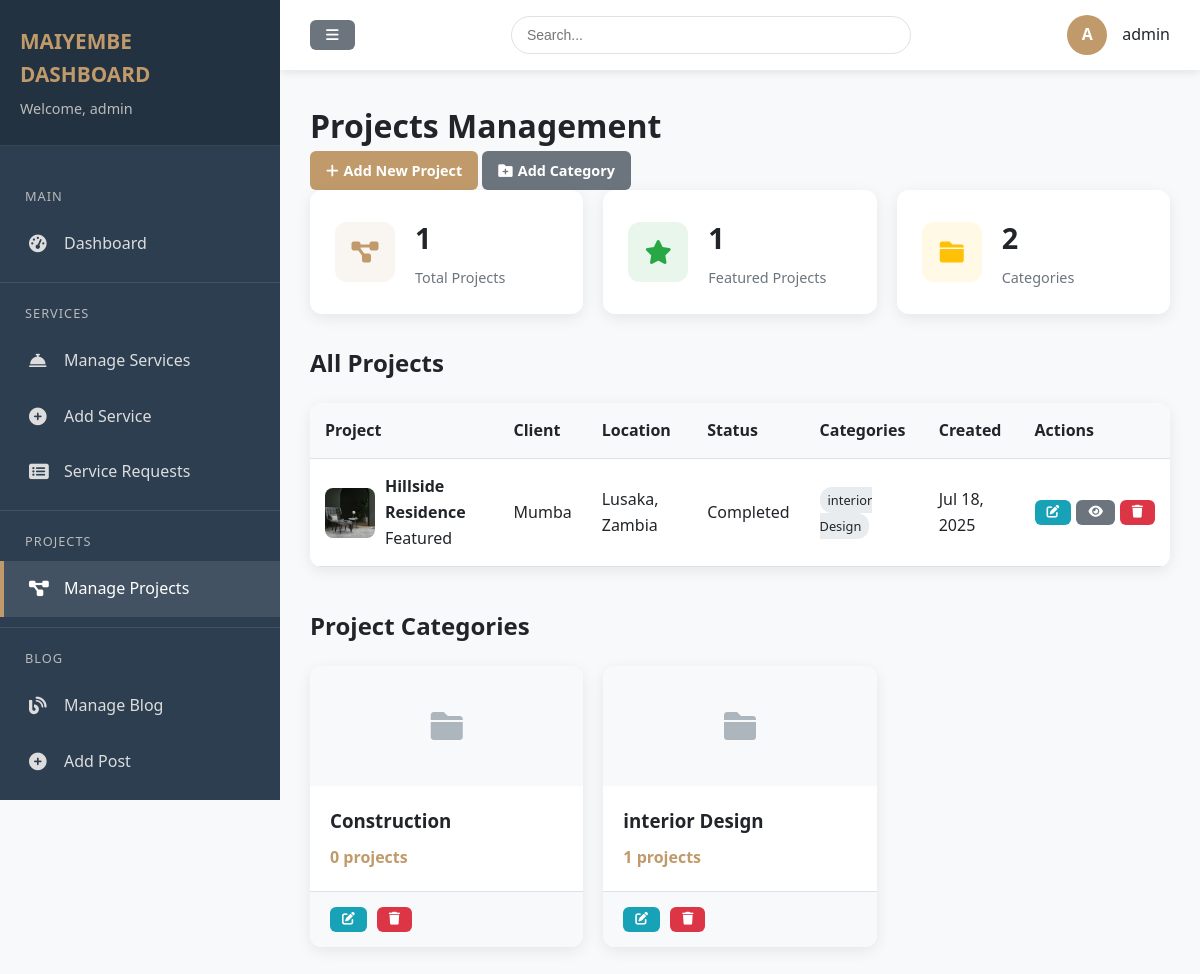
/projects/dashboard/ (signed in), run on an earlier commit of the app's database.
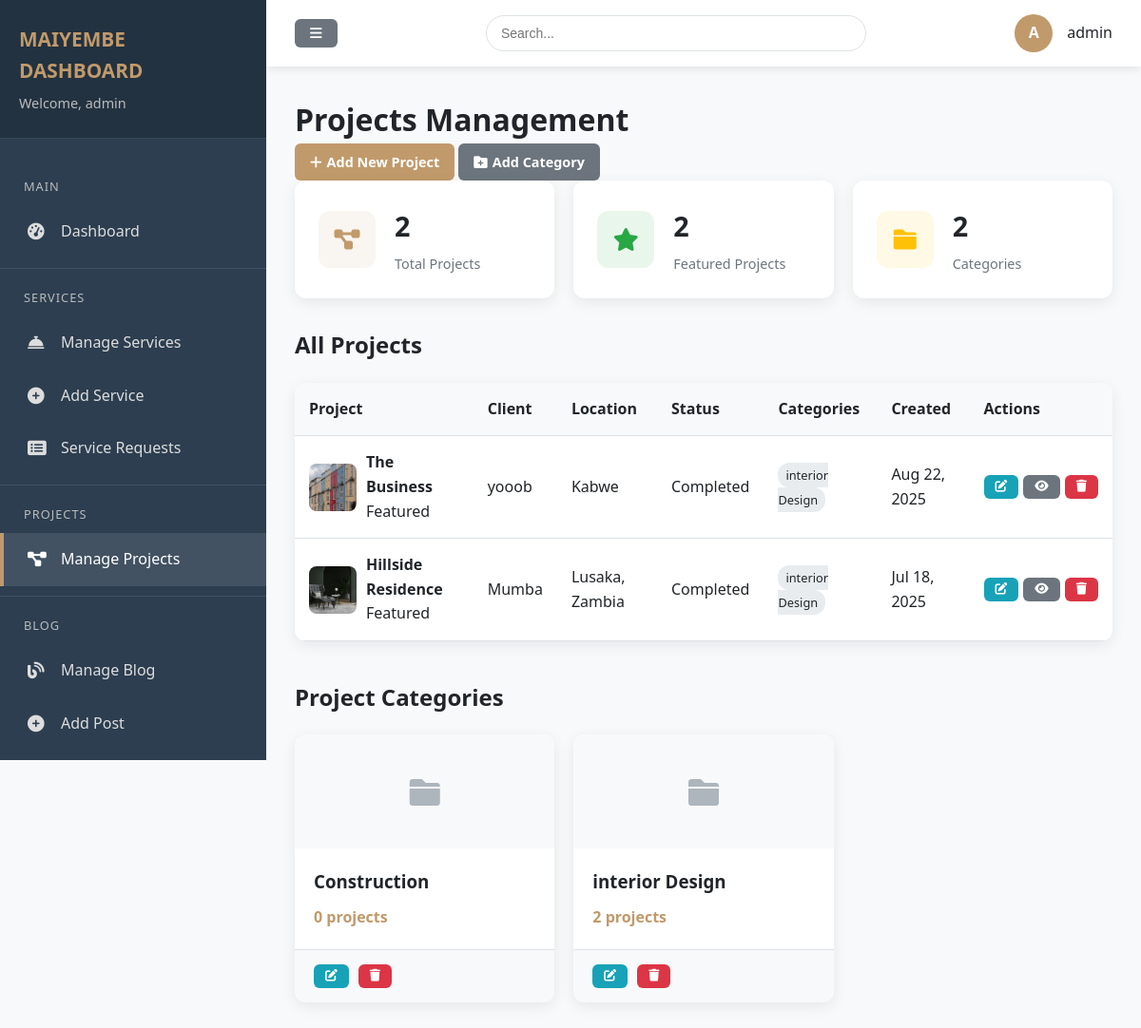
And on a later commit of the database.
### projects/models.py (models this page shows, shortened)
class Project(models.Model):
    PROJECT_STATUS = (
        ('completed', 'Completed'),
        ('ongoing', 'Ongoing'),
        ('upcoming', 'Upcoming'),
    )
    title = models.CharField(max_length=200)
    slug = models.SlugField(unique=True, blank=True)
    description = models.TextField()
    client = models.CharField(max_length=100)
    location = models.CharField(max_length=100)
    completion_date = models.DateField()
    project_duration = models.CharField(max_length=50, blank=True)
    budget = models.DecimalField(max_digits=12, decimal_places=2, blank=True, null=True)
    size = models.CharField(max_length=100, blank=True)
    featured_image = models.ImageField(upload_to='projects/')
    is_featured = models.BooleanField(default=False)
    status = models.CharField(max_length=20, choices=PROJECT_STATUS, default='completed')
    categories = models.ManyToManyField(ProjectCategory, related_name='projects')
    created_at = models.DateTimeField(auto_now_add=True)
    updated_at = models.DateTimeField(auto_now=True)
    views = models.PositiveIntegerField(default=0)
    created_by = models.ForeignKey(User, on_delete=models.SET_NULL, null=True, related_name='created_projects')
    last_updated_by = models.ForeignKey(User, on_delete=models.SET_NULL, null=True, related_name='updated_projects')
    meta_title = models.CharField(max_length=200, blank=True)
    meta_description = models.TextField(blank=True)

class ProjectCategory(models.Model):
    name = models.CharField(max_length=100)
    slug = models.SlugField(unique=True, blank=True)
    description = models.TextField(blank=True)
    image = models.ImageField(upload_to='project_categories/', blank=True, null=True)
    order = models.IntegerField(default=0)
    class Meta:
        verbose_name_plural = 'Project Categories'
        ordering = ['order', 'name']

### projects/views.py (the view)
# urls.py: path('dashboard/', ProjectDashboardView.as_view(), name='project_dashboard'),
class ProjectDashboardView(LoginRequiredMixin, ListView):
    model = Project
    template_name = 'projects/project_dashboard.html'
    context_object_name = 'projects'
    paginate_by = 10
    def get_queryset(self):
        return Project.objects.all().order_by('-created_at')
    def get_context_data(self, **kwargs):
        context = super().get_context_data(**kwargs)
        context['categories'] = ProjectCategory.objects.all()
        context['total_projects'] = Project.objects.count()
        context['featured_projects'] = Project.objects.filter(is_featured=True).count()
        return context

### blog/context_processors.py (called while the page is built)
def blog_context(request):
    if request.user.is_authenticated:
        pending_comments = Comment.objects.filter(is_approved=False).count()
    else:
        pending_comments = 0
    return {
        'comment_count': pending_comments,
    }

### core/context_processors.py (called while the page is built)
def core_context(request):
    if request.user.is_authenticated:
        new_messages_count = ContactMessage.objects.filter(is_read='False').count()
    else:
        new_messages_count = 0
    return {
        'new_messages_count': new_messages_count,
    }

### templates/projects/project_dashboard.html (shortened to what the changed rows need)
{% extends 'dashboard/base.html' %}
{% block dashboard_content %}
<div class="dashboard-header">
    <h1>Projects Management</h1>
</div>
<div class="stats-grid">
    <div class="stat-card">
        <div class="stat-content">
            <h3>{{ total_projects }}</h3>
            <p>Total Projects</p>
        </div>
    </div>
    <div class="stat-card">
        <div class="stat-content">
            <h3>{{ featured_projects }}</h3>
            <p>Featured Projects</p>
        </div>
    </div>
</div>
<div class="projects-section">
    <h2 style="margin-bottom: 20px;">All Projects</h2>
    {% if projects %}
    <div class="table-responsive">
        <table class="data-table">
            <thead>
                <tr>
                    <th>Project</th>
                    <th>Client</th>
                    <th>Location</th>
                    <th>Status</th>
                    <th>Categories</th>
                    <th>Created</th>
                    <th>Actions</th>
                </tr>
            </thead>
            <tbody>
                {% for project in projects %}
                <tr>
                    <td>
                        <div class="project-info">
                            {% if project.featured_image %}
                            <img src="{{ project.featured_image.url }}" alt="{{ project.title }}" class="project-thumb">
                            {% endif %}
                            <div>
                                <strong>{{ project.title }}</strong>
                                {% if project.is_featured %}
                                <span class="badge badge-primary">Featured</span>
                                {% endif %}
                            </div>
                        </div>
                    </td>
                    <td>{{ project.client }}</td>
                    <td>{{ project.location }}</td>
                    <td>
                        <span class="badge {% if project.status == 'completed' %}badge-success{% elif project.status == 'ongoing' %}badge-warning{% else %}badge-info{% endif %}">
                            {{ project.get_status_display }}
                        </span>
                    </td>
                    <td>
                        {% for category in project.categories.all|slice:":2" %}
                        <span class="category-tag">{{ category.name }}</span>
                        {% endfor %}
                    </td>
                    <td>{{ project.created_at|date:"M d, Y" }}</td>
                    <td>
                        <div class="action-buttons">
                            <a href="{% url 'projects:project_update' project.pk %}" class="btn btn-sm btn-edit">
                                <i class="fas fa-edit"></i>
                            </a>
                            <a href="{% url 'projects:project_detail' project.slug %}" class="btn btn-sm btn-secondary" target="_blank">
                                <i class="fas fa-eye"></i>
                            </a>
                            <a href="{% url 'projects:project_delete' project.pk %}" class="btn btn-sm btn-danger">
                                <i class="fas fa-trash"></i>
                            </a>
                        </div>
                    </td>
                </tr>
                {% endfor %}
            </tbody>
        </table>
    </div>
    {% endif %}
</div>
<div class="categories-section" style="margin-top: 40px;">
    <h2 style="margin-bottom: 20px;">Project Categories</h2>
    {% if categories %}
    <div class="categories-grid">
        {% for category in categories %}
        <div class="category-card">
            <div class="category-header">
                {% if category.image %}
                <img src="{{ category.image.url }}" alt="{{ category.name }}" class="category-image">
                {% else %}
                <div class="category-placeholder">
                    <i class="fas fa-folder"></i>
                </div>
                {% endif %}
            </div>
            <div class="category-content">
                <h3>{{ category.name }}</h3>
                <div class="category-stats">
                    <span>{{ category.projects.count }} projects</span>
                </div>
            </div>
            <div class="category-actions">
                <a href="{% url 'projects:project_category_update' category.pk %}" class="btn btn-sm btn-edit">
                    <i class="fas fa-edit"></i>
                </a>
                <a href="{% url 'projects:project_category_delete' category.pk %}" class="btn btn-sm btn-danger">
                    <i class="fas fa-trash"></i>
                </a>
            </div>
        </div>
        {% endfor %}
    </div>
    {% endif %}
</div>
{% endblock %}

What changed in the data, as far as the page shows it:
added Project: featured_image (picture), title "The Business", is_featured "Featured", client "yooob", location "Kabwe", status "Completed", created_at "Aug 22, 2025", ProjectCategory (name "interior Design")
computed for ProjectCategory "interior Design": projects.count "1" → "2"
Also different on the page:
{{ total_projects }}: "1" → "2"
{{ featured_projects }}: "1" → "2"
